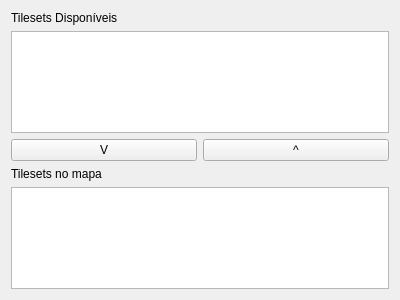
<?xml version="1.0" encoding="UTF-8"?>
<ui version="4.0">
 <class>NewMapWindowTilesetWidget</class>
 <widget class="QWidget" name="NewMapWindowTilesetWidget">
  <property name="geometry">
   <rect>
    <x>0</x>
    <y>0</y>
    <width>400</width>
    <height>300</height>
   </rect>
  </property>
  <property name="windowTitle">
   <string>Form</string>
  </property>
  <layout class="QGridLayout" name="gridLayout">
   <item row="0" column="0">
    <widget class="QLabel" name="label">
     <property name="text">
      <string>Tilesets Disponíveis</string>
     </property>
    </widget>
   </item>
   <item row="2" column="0">
    <widget class="QPushButton" name="pushButton">
     <property name="text">
      <string>V</string>
     </property>
    </widget>
   </item>
   <item row="2" column="1">
    <widget class="QPushButton" name="pushButton_2">
     <property name="text">
      <string>^</string>
     </property>
    </widget>
   </item>
   <item row="3" column="0">
    <widget class="QLabel" name="label_2">
     <property name="text">
      <string>Tilesets no mapa</string>
     </property>
    </widget>
   </item>
   <item row="4" column="0" colspan="2">
    <widget class="QListWidget" name="listTilesetsEscolhidas"/>
   </item>
   <item row="1" column="0" colspan="2">
    <widget class="QListWidget" name="listTilesetsDispon">
     <property name="acceptDrops">
      <bool>true</bool>
     </property>
     <property name="dragDropOverwriteMode">
      <bool>false</bool>
     </property>
     <property name="dragDropMode">
      <enum>QAbstractItemView::NoDragDrop</enum>
     </property>
    </widget>
   </item>
  </layout>
 </widget>
 <resources/>
 <connections/>
</ui>
